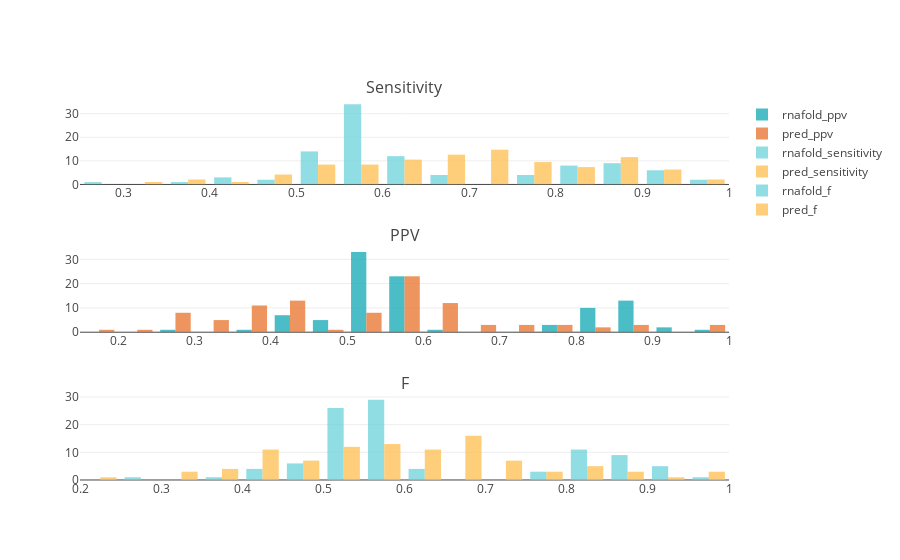

Notebook source saved alongside this figure:
### Code cell
# _row = df2.iloc[4]

_idx = np.random.randint(len(df2))
_row = df2.iloc[_idx]
print _idx, _row['seq_id'], _row['len']

# fig = go.Figure()
fig = make_subplots(rows=3, cols=1, subplot_titles=['Sensitivity', 'PPV', 'F'])

fig.add_trace(go.Histogram(
x=_row['rnafold_ppv'],
histnorm='percent',
name='rnafold_ppv', # name used in legend and hover labels
xbins=dict( # bins used for histogram
    start=0.0,
    end=1.0,
    size=0.05
),
marker_color='#0ea7b5',
opacity=0.75
), row=2, col=1)
fig.add_trace(go.Histogram(
x=_row['pred_ppv'],
histnorm='percent',
name='pred_ppv', # name used in legend and hover labels
xbins=dict( # bins used for histogram
    start=0.0,
    end=1.0,
    size=0.05
),
marker_color='#e8702a',
opacity=0.75
), row=2, col=1)

fig.add_trace(go.Histogram(
x=_row['rnafold_sensitivity'],
histnorm='percent',
name='rnafold_sensitivity', # name used in legend and hover labels
xbins=dict( # bins used for histogram
    start=0.0,
    end=1.0,
    size=0.05
),
marker_color='#6bd2db',
opacity=0.75
), row=1, col=1)
fig.add_trace(go.Histogram(
x=_row['pred_sensitivity'],
histnorm='percent',
name='pred_sensitivity', # name used in legend and hover labels
xbins=dict( # bins used for histogram
    start=0.0,
    end=1.0,
    size=0.05
),
marker_color='#ffbe4f',
opacity=0.75
), row=1, col=1)

fig.add_trace(go.Histogram(
x=_row['rnafold_f'],
histnorm='percent',
name='rnafold_f', # name used in legend and hover labels
xbins=dict( # bins used for histogram
    start=0.0,
    end=1.0,
    size=0.05
),
marker_color='#6bd2db',
opacity=0.75
), row=3, col=1)
fig.add_trace(go.Histogram(
x=_row['pred_f'],
histnorm='percent',
name='pred_f', # name used in legend and hover labels
xbins=dict( # bins used for histogram
    start=0.0,
    end=1.0,
    size=0.05
),
marker_color='#ffbe4f',
opacity=0.75
), row=3, col=1)
iplot(fig)
